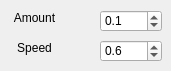
   <widget class="QWidget" name="tab_5">
    <attribute name="title">
     <string>Paralax</string>
    </attribute>
    <widget class="QLabel" name="label_10">
     <property name="geometry">
      <rect>
       <x>10</x>
       <y>40</y>
       <width>49</width>
       <height>16</height>
      </rect>
     </property>
     <property name="text">
      <string>Speed</string>
     </property>
     <property name="alignment">
      <set>Qt::AlignCenter</set>
     </property>
    </widget>
    <widget class="QDoubleSpinBox" name="paralaxspeed">
     <property name="geometry">
      <rect>
       <x>100</x>
       <y>40</y>
       <width>62</width>
       <height>22</height>
      </rect>
     </property>
     <property name="decimals">
      <number>1</number>
     </property>
     <property name="maximum">
      <double>1.000000000000000</double>
     </property>
     <property name="singleStep">
      <double>0.100000000000000</double>
     </property>
     <property name="value">
      <double>0.600000000000000</double>
     </property>
    </widget>
    <widget class="QLabel" name="label_11">
     <property name="geometry">
      <rect>
       <x>10</x>
       <y>10</y>
       <width>49</width>
       <height>16</height>
      </rect>
     </property>
     <property name="text">
      <string>Amount</string>
     </property>
     <property name="alignment">
      <set>Qt::AlignCenter</set>
     </property>
    </widget>
    <widget class="QDoubleSpinBox" name="paralaxamount">
     <property name="geometry">
      <rect>
       <x>100</x>
       <y>10</y>
       <width>62</width>
       <height>22</height>
      </rect>
     </property>
     <property name="decimals">
      <number>1</number>
     </property>
     <property name="maximum">
      <double>1.000000000000000</double>
     </property>
     <property name="singleStep">
      <double>0.100000000000000</double>
     </property>
     <property name="value">
      <double>0.100000000000000</double>
     </property>
    </widget>
   </widget>
